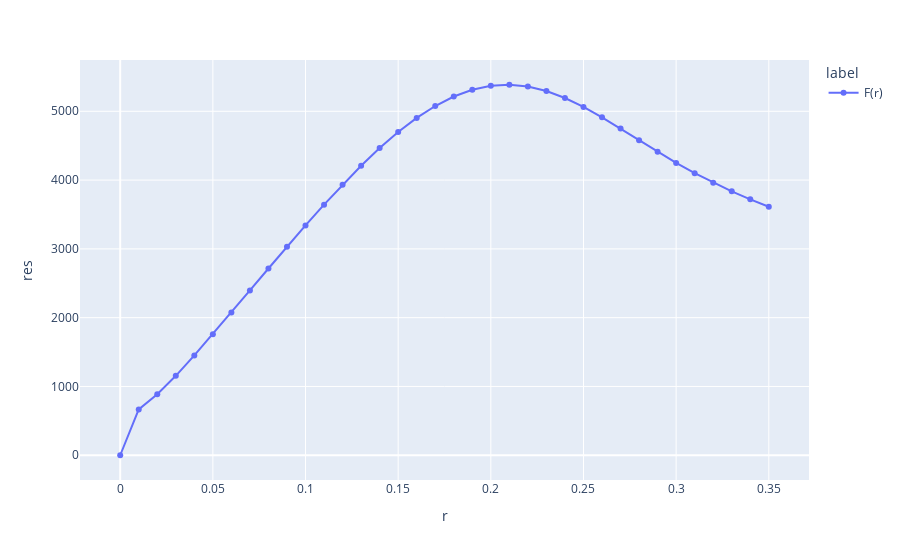
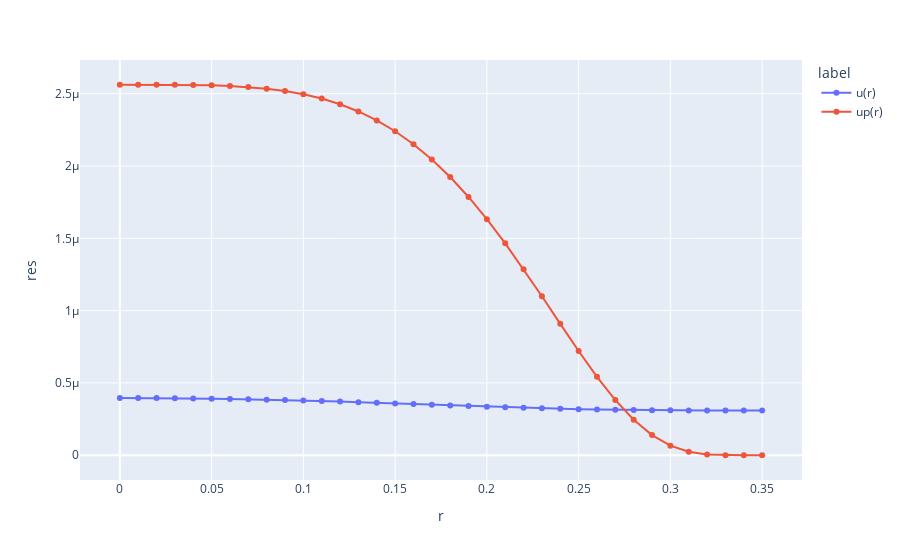

Notebook cell for these charts, in order:
### Code cell
def draw_RungeKutta2():
    rvals, yvals, Fvals = solution_RungeKutta2()
    upvals = [up_r(ri) for ri in rvals]
    df1 = pd.DataFrame({"r": rvals, "res": yvals, "label": ["u(r)"] * len(rvals) })
    df2 = pd.DataFrame({"r": rvals, "res": Fvals, "label": ["F(r)"] * len(rvals)})
    df3 = pd.DataFrame({"r": rvals, "res": upvals, "label": ["up(r)"] * len(rvals)})
    # df = pd.concat([df1, df2, df3])

    fig = px.line(df2, x="r", y="res", color="label", title="", markers = True)
    fig.show()

    df = pd.concat([df1, df3])

    fig2 = px.line(df, x="r", y="res", color="label", title="", markers = True)
    fig2.show()


draw_RungeKutta2()

### Figure 1 — Plotly figure (JSON) as saved in the notebook; plotly's stock layout.template omitted (floating-point values rounded to 4 significant figures)
{"data": [{"hovertemplate": "label=F(r)<br>r=%{x}<br>res=%{y}<extra></extra>", "legendgroup": "F(r)", "line": {"color": "#636efa", "dash": "solid"}, "marker": {"symbol": "circle"}, "mode": "lines+markers", "name": "F(r)", "orientation": "v", "showlegend": true, "type": "scatter", "x": [0.0, 0.01, 0.02, 0.03, 0.04, 0.05, 0.06, 0.07, 0.08, 0.09, 0.1, 0.11, 0.12, 0.13, 0.14, 0.15, 0.16, 0.17, 0.18, 0.19, 0.2, 0.21, 0.22, 0.23, 0.24, 0.25, 0.26, 0.27, 0.28, 0.29, 0.3, 0.31, 0.32, 0.33, 0.34, 0.35], "xaxis": "x", "y": [0.0, 666.0, 888.1, 1155.0, 1451.0, 1761.0, 2077.0, 2396.0, 2714.0, 3030.0, 3341.0, 3643.0, 3934.0, 4209.0, 4465.0, 4698.0, 4904.0, 5077.0, 5215.0, 5313.0, 5371.0, 5386.0, 5360.0, 5294.0, 5193.0, 5064.0, 4913.0, 4748.0, 4578.0, 4410.0, 4250.0, 4100.0, 3962.0, 3836.0, 3720.0, 3613.0], "yaxis": "y"}], "layout": {"legend": {"title": {"text": "label"}, "tracegroupgap": 0}, "margin": {"t": 60}, "xaxis": {"anchor": "y", "domain": [0, 1], "title": {"text": "r"}}, "yaxis": {"anchor": "x", "domain": [0, 1], "title": {"text": "res"}}}}

### Figure 2 — Plotly figure (JSON) as saved in the notebook; plotly's stock layout.template omitted (floating-point values rounded to 4 significant figures)
{"data": [{"hovertemplate": "label=u(r)<br>r=%{x}<br>res=%{y}<extra></extra>", "legendgroup": "u(r)", "line": {"color": "#636efa", "dash": "solid"}, "marker": {"symbol": "circle"}, "mode": "lines+markers", "name": "u(r)", "orientation": "v", "showlegend": true, "type": "scatter", "x": [0.0, 0.01, 0.02, 0.03, 0.04, 0.05, 0.06, 0.07, 0.08, 0.09, 0.1, 0.11, 0.12, 0.13, 0.14, 0.15, 0.16, 0.17, 0.18, 0.19, 0.2, 0.21, 0.22, 0.23, 0.24, 0.25, 0.26, 0.27, 0.28, 0.29, 0.3, 0.31, 0.32, 0.33, 0.34, 0.35], "xaxis": "x", "y": [3.958e-07, 3.958e-07, 3.951e-07, 3.941e-07, 3.928e-07, 3.911e-07, 3.892e-07, 3.869e-07, 3.843e-07, 3.814e-07, 3.781e-07, 3.746e-07, 3.708e-07, 3.668e-07, 3.626e-07, 3.582e-07, 3.537e-07, 3.492e-07, 3.447e-07, 3.402e-07, 3.359e-07, 3.318e-07, 3.28e-07, 3.244e-07, 3.213e-07, 3.185e-07, 3.161e-07, 3.141e-07, 3.125e-07, 3.113e-07, 3.103e-07, 3.097e-07, 3.092e-07, 3.09e-07, 3.088e-07, 3.088e-07], "yaxis": "y"}, {"hovertemplate": "label=up(r)<br>r=%{x}<br>res=%{y}<extra></extra>", "legendgroup": "up(r)", "line": {"color": "#EF553B", "dash": "solid"}, "marker": {"symbol": "circle"}, "mode": "lines+markers", "name": "up(r)", "orientation": "v", "showlegend": true, "type": "scatter", "x": [0.0, 0.01, 0.02, 0.03, 0.04, 0.05, 0.06, 0.07, 0.08, 0.09, 0.1, 0.11, 0.12, 0.13, 0.14, 0.15, 0.16, 0.17, 0.18, 0.19, 0.2, 0.21, 0.22, 0.23, 0.24, 0.25, 0.26, 0.27, 0.28, 0.29, 0.3, 0.31, 0.32, 0.33, 0.34, 0.35], "xaxis": "x", "y": [2.562e-06, 2.562e-06, 2.562e-06, 2.561e-06, 2.56e-06, 2.558e-06, 2.553e-06, 2.546e-06, 2.535e-06, 2.519e-06, 2.496e-06, 2.466e-06, 2.427e-06, 2.377e-06, 2.315e-06, 2.24e-06, 2.15e-06, 2.045e-06, 1.923e-06, 1.786e-06, 1.633e-06, 1.465e-06, 1.286e-06, 1.099e-06, 9.086e-07, 7.207e-07, 5.425e-07, 3.816e-07, 2.452e-07, 1.392e-07, 6.623e-08, 2.419e-08, 5.794e-09, 6.639e-10, 1.746e-11, 1.17e-14], "yaxis": "y"}], "layout": {"legend": {"title": {"text": "label"}, "tracegroupgap": 0}, "margin": {"t": 60}, "xaxis": {"anchor": "y", "domain": [0, 1], "title": {"text": "r"}}, "yaxis": {"anchor": "x", "domain": [0, 1], "title": {"text": "res"}}}}
